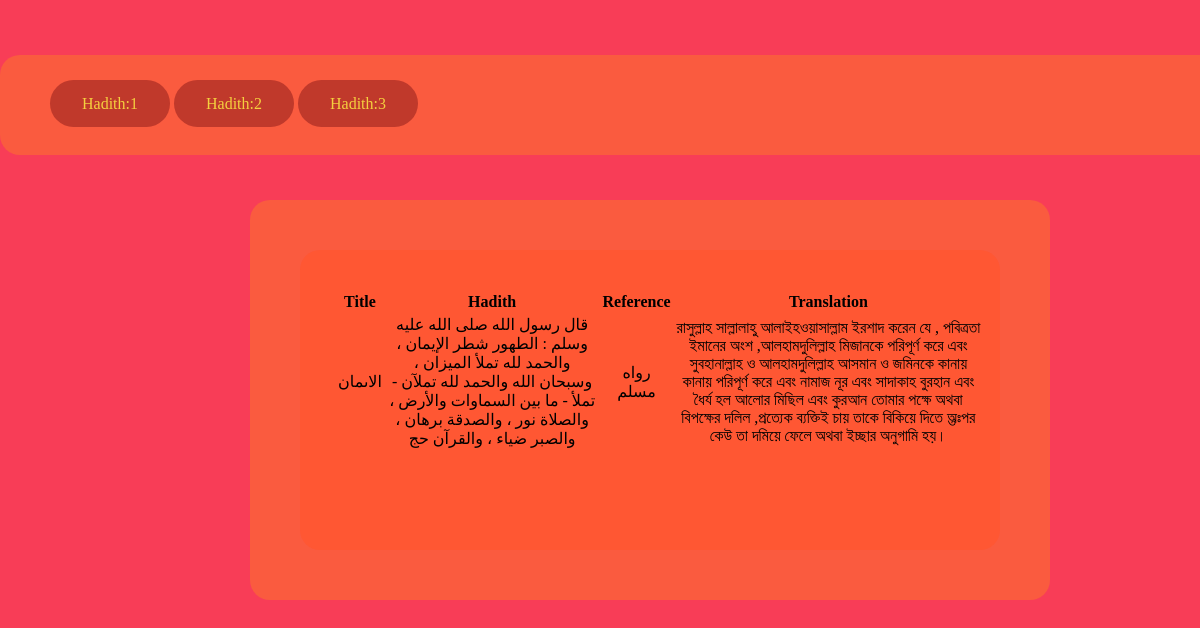
Screenshot of /hadith_3.php with the database file from the repository.
### tables this page shows
CREATE TABLE `hadith_3` (
  `id` int(2) NOT NULL,
  `Title` varchar(50) NOT NULL,
  `Hadith` varchar(200) NOT NULL,
  `Reference` varchar(50) NOT NULL,
  `Translation` varchar(500) NOT NULL
);

### db_con.php (called while the page is built, shortened)
<?php
$host_name='localhost';
$user_name='root';
$password='';
$db_name='db_hadith';
   $connection=mysqli_connect($host_name,$user_name,$password);
   if ($connection) {
   		$db_select=mysqli_select_db($connection,$db_name);
   }else{
   		die('database connection fail'.mysqli_error($connection));
   }
?>

### hadith_3.php (the view, shortened to what this page needs)
<?php
    function view_prayer_time(){
 		require'db_con.php';
 		$sql= 'SELECT * FROM hadith_3';
 		if (mysqli_query($connection,$sql)) {
 			$resource_id=mysqli_query($connection,$sql);
 			return $resource_id;
 		}else{
 			die('Query problem'.mysqli_error($connection));
 		}
 }
 $result=view_prayer_time();
 ?>
<div class="atb_mng1">
<a href="hadith_1.php" class="attribute1"> Hadith:1</a>
<a href="hadith_2.php" class="attribute2"> Hadith:2</a>
<a href="hadith_3.php" class="attribute2"> Hadith:3</a>
</div>
<div class="frame">
<div class="box_one">
<div class="box_two2">
			<form action="" method="post">
		<table class="tbl" width="650" height="100" align="center" >
			<tr>
				<th>Title</th>
				<th>Hadith</th>
				<th>Reference</th>
				<th>Translation</th>
			</tr>
			<?php while ($view=mysqli_fetch_assoc($result)){?>
				<tr>
							<td><?php echo $view['Title'];   ?></td>
							<td><?php echo $view['Hadith'];   ?></td>
							<td><?php echo $view['Reference']; ?></td>
							<td><?php echo $view['Translation']; ?></td>
				<?php }?>
			</tr>
		</table>
	</form>
		</div>
		</div>
		</div>
  <!DOCTYPE html>
	<html>
		<head>
		<link rel="stylesheet" type="text/css" href="hadith.css">
		</head>
		<body>
		</body>
		</html>

### hadith.css (style rules this page uses)
body { background-color: #F83D57 ; width: 700px; height: 700px; animation: bdy; animation-duration: 20s; }
.atb_mng1 { width: 1300px; height: 100px; background-color: #FA5B3F ; border-radius: 20px; position: absolute; //position: relative; left: 0px; top: 55px; }
.attribute1 { position: relative; left: 50px; top: 40px; width: 100px; height: 100px; background-color: #C0392B; border-radius: 50px; color: #F4D03F; padding: 15px 32px; text-align: center; //display: inline-block; font-size: 16px; cursor: pointer; text-decoration: none; }
.attribute2 { position: relative; left: 50px; top: 40px; width: 100px; height: 100px; background-color: #C0392B; border-radius: 50px; color: #F4D03F; padding: 15px 32px; text-align: center; //display: inline-block; font-size: 16px; cursor: pointer; text-decoration: none; }
.box_one { width: 800px; height: 400px; background-color: #FA5B3F ; border-radius: 20px; position: absolute; //position: relative; left: 250px; top: 200px; animation: cycle; animation-duration: 20s; }
.box_two2 { float:left; width: 700px; height: 300px; background-color:#FF5733 ; border-radius: 20px; //position: absolute; text-align:center; position: relative; left: 50px; top: 50px; }
.tbl { //float: left; //position: absolute; position: relative; left: 10px; top: 40px; text-align:center; }

### rows the page displays
hadith_3: Title "الاىمان", Hadith "قال رسول الله صلى الله عليه وسلم : الطهور شطر الإيمان ، والحمد لله تملأ الميزان ، وسبحان الله والحمد لله تملآن - تملأ - ما بين السماوات والأرض ، والصلاة نور ، والصدقة برهان ، والصبر ضياء ، والقرآن حج", Reference "رواه مسلم", Translation "রাসুল্লাহ সাল্লালাহু আলাইহওয়াসাল্লাম ইরশাদ করেন যে , পবিত্রতা ইমানের অংশ ,আলহামদুলিল্লাহ মিজানকে পরিপূর্ণ করে এবং সুবহানাল্লাহ ও আলহামদুলিল্লাহ আসমান ও জমিনকে কানায় কানায় পরিপূর্ণ করে এবং নামাজ নূর এবং সাদাকাহ বুরহান এবং ধৈর্য হল আলোর মিছিল এবং কুরআন তোমার পক্ষে অথবা বিপক্ষের দলিল ,প্রত্যেক ব্যক্তিই চায় তাকে বিকিয়ে দিতে অ্তঃপর কেউ তা দমিয়ে ফেলে অথবা ইচ্ছার অনুগামি হয়।"
